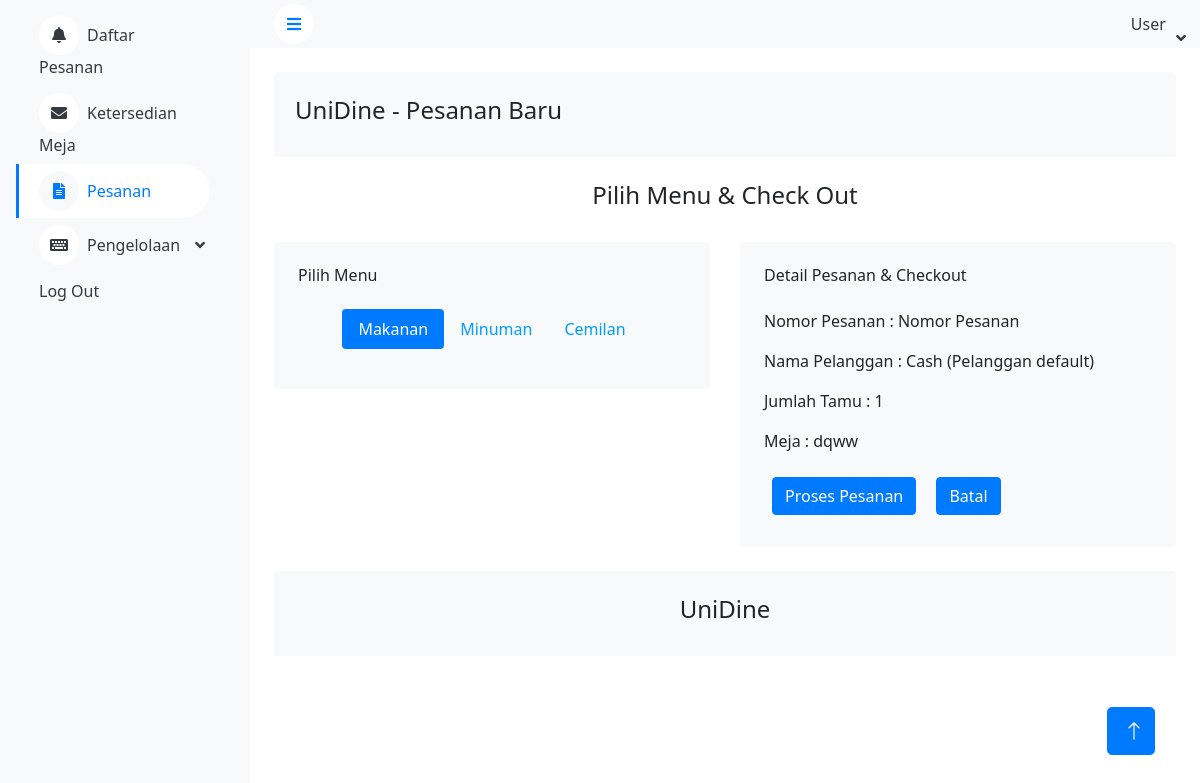
/PesananBaru.php, run on an earlier commit of the app's database.
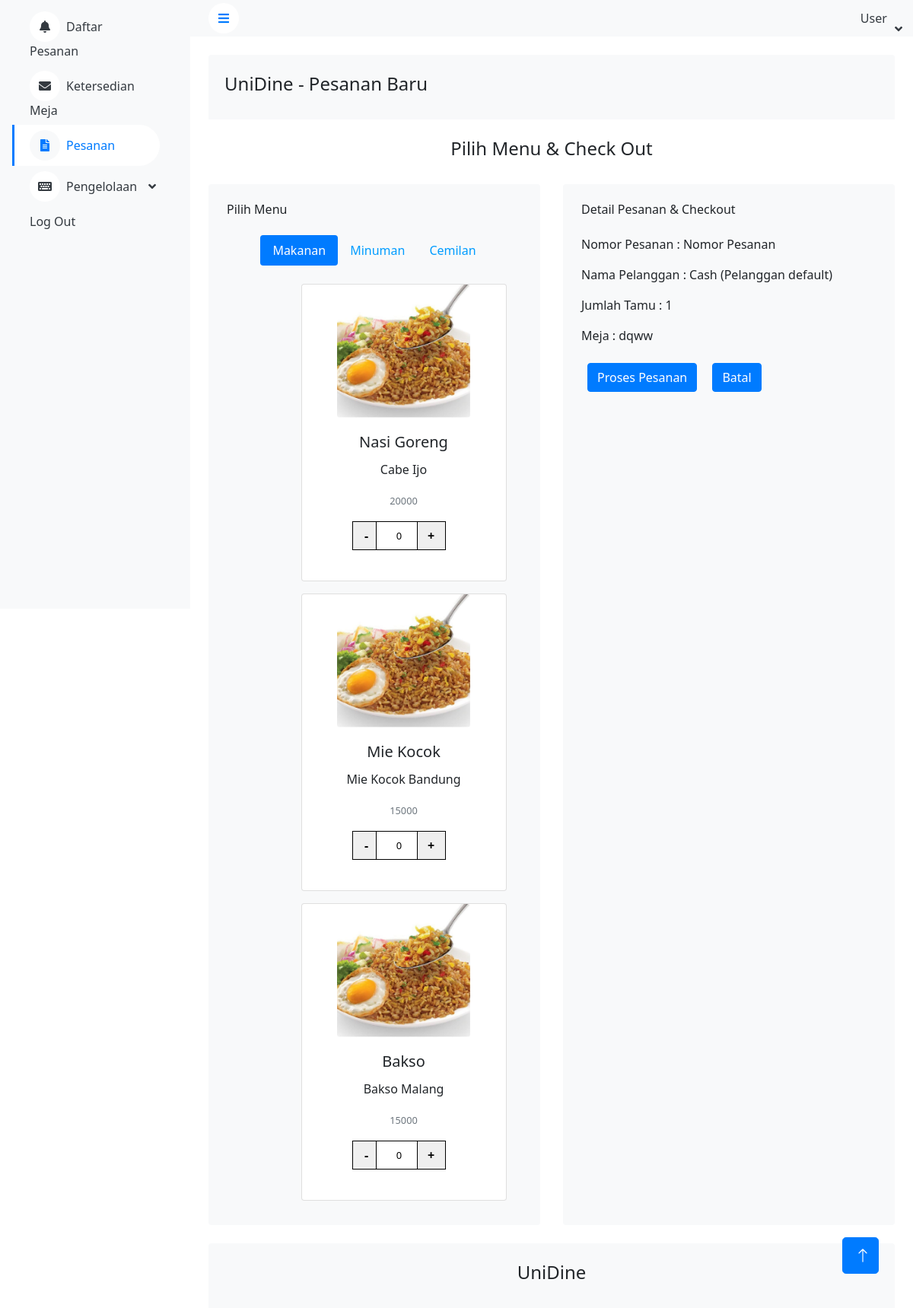
And on a later commit of the database.
### tables this page shows
CREATE TABLE `tbl_menu` (
  `id` int(5) NOT NULL,
  `kd_menu` varchar(10) NOT NULL,
  `nama` varchar(200) NOT NULL,
  `deks` text NOT NULL,
  `kategori` varchar(50) NOT NULL,
  `harga` int(20) NOT NULL,
  `pic` varchar(200) NOT NULL
);

### PesananBaru.php (the view, shortened to what this page needs)
<?php include 'koneksi.php' ?>
<!DOCTYPE html>
<html lang="en">
<head>
    <link href="https://cdnjs.cloudflare.com/ajax/libs/font-awesome/5.10.0/css/all.min.css" rel="stylesheet">
    <link href="https://cdn.jsdelivr.net/npm/bootstrap-icons@1.4.1/font/bootstrap-icons.css" rel="stylesheet">
    <link href="lib/owlcarousel/assets/owl.carousel.min.css" rel="stylesheet">
    <link href="lib/tempusdominus/css/tempusdominus-bootstrap-4.min.css" rel="stylesheet" />
    <link href="css/bootstrap.min.css" rel="stylesheet">
    <link href="css/style.css" rel="stylesheet">
    <link href="//maxcdn.bootstrapcdn.com/bootstrap/4.1.1/css/bootstrap.min.css" rel="stylesheet" id="bootstrap-css">
    <link href="css/count.css" rel="stylesheet">
</head>
<body>
    <div class="container-xxl position-relative bg-white d-flex p-0">
        <div class="sidebar pe-4 pb-3">
            <nav class="navbar bg-light navbar-light">
                <div class="navbar-nav w-100 ">
                    <a href="index.php" class="nav-item nav-link"><i class="fa fa-bell me-2"></i>Daftar Pesanan</a>
                    <a href="KetersediaanMeja.php" class="nav-item nav-link "><i class="fa fa-envelope me-2"></i>Ketersedian Meja</a>
                    <a href="Pesanan.php" class="nav-item nav-link active"><i class="fa fa-file-alt me-2"></i>Pesanan</a>
                    <div class="nav-item dropdown">
                        <a href="#" class="nav-link dropdown-toggle" data-bs-toggle="dropdown"><i class="fa fa-keyboard me-2"></i>Pengelolaan</a>
                    </div>
                    <a href="Login.php" class="nav-item nav-link">Log Out</a>
                </div>
            </nav>
        </div>
        <div class="content">
            <nav class="navbar navbar-expand bg-light navbar-light sticky-top px-4 py-0">
                <a href="#" class="sidebar-toggler flex-shrink-0">
                    <i class="fa fa-bars"></i>
                </a>
                <div class="navbar-nav align-items-center ms-auto">
                    <div class="nav-item dropdown">
                        <a href="#" class="nav-link dropdown-toggle" data-bs-toggle="dropdown">
                            <span class="d-none d-lg-inline-flex">User</span>
                        </a>
                    </div>
                </div>
            </nav>
            <div class="container-fluid mb-4 pt-4 px-4 " >
                <div class="bg-light rounded-top p-4">
                    <div class="row">
                        <p class="h4">  UniDine - Pesanan Baru</p>
                    </div>
                </div>
            </div>
            <p class="h4 text-center"> Pilih Menu & Check Out</p>
            <div class="container-fluid pt-4 px-4">
                <div class="row g-4">
                    <div class="col-sm-12 col-xl-6">
                        <div class="bg-light text-center rounded p-4">
                            <div class="d-flex align-items-center justify-content-between mb-4">
                                <h6 class="mb-0">Pilih Menu</h6>
                            </div>
                            <ul class="nav nav-pills mb-3 justify-content-center"  id="pills-tab" role="tablist">
                                <li class="nav-item" role="presentation">
                                    <button class="nav-link active" id="pills-home-tab" data-bs-toggle="pill"
                                        data-bs-target="#pills-home" type="button" role="tab" aria-controls="pills-home"
                                        aria-selected="true">Makanan</button>
                                </li>
                                <li class="nav-item" role="presentation">
                                    <button class="nav-link" id="pills-profile-tab" data-bs-toggle="pill"
                                        data-bs-target="#pills-profile" type="button" role="tab"
                                        aria-controls="pills-profile" aria-selected="false">Minuman</button>
                                </li>
                                <li class="nav-item" role="presentation">
                                    <button class="nav-link" id="pills-contact-tab" data-bs-toggle="pill"
                                        data-bs-target="#pills-contact" type="button" role="tab"
                                        aria-controls="pills-contact" aria-selected="false">Cemilan</button>
                                </li>
                            </ul>
                            <div class="tab-content" id="pills-tabContent">
                                <div class="tab-pane fade show active " id="pills-home" role="tabpanel" aria-labelledby="pills-home-tab" >
                                <?php
                                    $hasil = mysqli_query($koneksi, "SELECT * FROM tbl_menu WHERE kategori = 'Makanan' ");
                                    while ($h = mysqli_fetch_array($hasil)) {
                                    ?>
                                    <div class="row justify-content-md-center">
                                        <div class="col-md-6 m-auto p-2">
                                            <div class="card-deck justify-content-center" style="width: 300px;">
                                                <div class="card " style="width:400px">
                                                    <img src="img/Nasi.jpeg" class="img-fluid rounded mx-auto d-block" width="175" height="175"  alt="...">
                                                        <div class="card-body">
                                                            <h5 class="card-title"><?= $h['nama']; ?></h5>
                                                            <p class="card-text"><?= $h['deks']; ?></p>
                                                            <p class="card-text"><small class="text-muted"><?= $h['harga']; ?></small></p>
                                                                <div class="input-group" style="justify-content: center;">
                                                                    <input type="button" value="-" class="button-minus" data-field="quantity">
                                                                    <input type="number" step="1" max="" value="0" name="quantity" class="quantity-field">
                                                                    <input type="button" value="+" class="button-plus" data-field="quantity">
                                                                </div>
                                                        </div>
                                                </div>
                                            </div>
                                        </div>
                                    </div>
                                <?php } ?>
                                </div>
                            </div>
                        </div>
                    </div>
                    <div class="col-sm-12 col-xl-6">
                        <div class="bg-light rounded h-100 p-4">
                            <div class="d-flex align-items-center justify-content-between mb-4">
                                <h6 class="mb-0">Detail Pesanan & Checkout</h6>
                            </div>
                            <p>Nomor Pesanan	: Nomor Pesanan</p>
                            <p>Nama Pelanggan	: Cash (Pelanggan default)</p>
                            <p>Jumlah Tamu	: 1</p>
                            <p>Meja	: dqww  </p>
                            <a href="DetailPesanan.php"><button type="button" class="btn btn-primary m-2">Proses Pesanan</button></a>
                            <a href="Pesanan.php"><button type="button" class="btn btn-primary m-2">Batal</button></a>
                        </div>
                    </div>
                </div>
            </div>
            <div class="container-fluid pt-4 px-4">
                <div class="bg-light rounded-top p-4">
                    <div class="row ">
                        <p class="h4 text-center">UniDine</p>
                    </div>
                </div>
            </div>
        </div>
        <a href="#" class="btn btn-lg btn-primary btn-lg-square back-to-top"><i class="bi bi-arrow-up"></i></a>
    </div>
</body>
</html>

### css/style.css (style rules this page uses)
:root { --primary: #009CFF; --light: #F3F6F9; --dark: #191C24; }
.back-to-top { position: fixed; display: none; right: 45px; bottom: 45px; z-index: 99; }
.btn { transition: .5s; }
.btn.btn-primary { color: #FFFFFF; }
.btn-lg-square { width: 48px; height: 48px; }
.btn-square, .btn-sm-square, .btn-lg-square { padding: 0; display: inline-flex; align-items: center; justify-content: center; font-weight: normal; border-radius: 50px; }
.sidebar { position: fixed; top: 0; left: 0; bottom: 0; width: 250px; height: 100vh; overflow-y: auto; background: var(--light); transition: 0.5s; z-index: 999; }
.content { margin-left: 250px; min-height: 100vh; background: #FFFFFF; transition: 0.5s; }
@media (min-width: 992px) { .sidebar { margin-left: 0; } }
@media (min-width: 992px) { .content { width: calc(100% - 250px); } }
.sidebar .navbar .navbar-nav .nav-link { padding: 7px 20px; color: var(--dark); font-weight: 500; border-left: 3px solid var(--light); border-radius: 0 30px 30px 0; outline: none; }
.sidebar .navbar .navbar-nav .nav-link:hover, .sidebar .navbar .navbar-nav .nav-link.active { color: var(--primary); background: #FFFFFF; border-color: var(--primary); }
.sidebar .navbar .navbar-nav .nav-link i { width: 40px; height: 40px; display: inline-flex; align-items: center; justify-content: center; background: #FFFFFF; border-radius: 40px; }
.sidebar .navbar .navbar-nav .nav-link:hover i, .sidebar .navbar .navbar-nav .nav-link.active i { background: var(--light); }
.sidebar .navbar .dropdown-toggle::after { position: absolute; top: 15px; right: 15px; border: none; content: "\f107"; font-family: "Font Awesome 5 Free"; font-weight: 900; transition: .5s; }
.content .navbar .navbar-nav .nav-link { margin-left: 25px; padding: 12px 0; color: var(--dark); outline: none; }
.content .navbar .sidebar-toggler, .content .navbar .navbar-nav .nav-link i { width: 40px; height: 40px; display: inline-flex; align-items: center; justify-content: center; background: #FFFFFF; border-radius: 40px; }
.content .navbar .dropdown-toggle::after { margin-left: 6px; vertical-align: middle; border: none; content: "\f107"; font-family: "Font Awesome 5 Free"; font-weight: 900; transition: .5s; }

### css/count.css (style rules this page uses)
input, textarea { border: 1px solid ; box-sizing: border-box; margin: 0; outline: none; padding: 10px; }
input[type="button"] { cursor: pointer; }
.input-group { clear: both; margin: 15px 0; position: relative; }
.input-group input[type='button'] { min-width: 38px; width: auto; transition: all 300ms ease; }
.input-group .button-minus, .input-group .button-plus { font-weight: bold; height: 38px; padding: 0; width: 38px; position: relative; }
.input-group .quantity-field { position: relative; height: 38px; left: -6px; text-align: center; width: 62px; display: inline-block; font-size: 13px; margin: 0 0 5px; resize: vertical; }
.button-plus { left: -13px; }
input[type="number"] { -moz-appearance: textfield; -webkit-appearance: none; }
* { font-family: system-ui; }

What changed in the data, as far as the page shows it:
added tbl_menu: nama "Nasi Goreng", deks "Cabe Ijo", harga "20000"
added tbl_menu: nama "Mie Kocok", deks "Mie Kocok Bandung", harga "15000"
added tbl_menu: nama "Bakso", deks "Bakso Malang", harga "15000"
